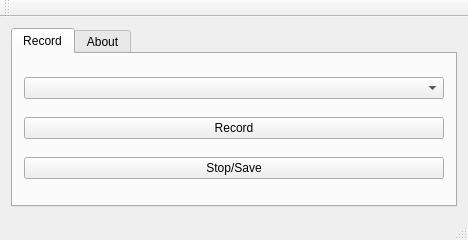
<?xml version="1.0" encoding="UTF-8"?>
<ui version="4.0">
 <class>MainWindow</class>
 <widget class="QMainWindow" name="MainWindow">
  <property name="geometry">
   <rect>
    <x>0</x>
    <y>0</y>
    <width>468</width>
    <height>240</height>
   </rect>
  </property>
  <property name="windowTitle">
   <string>AlsaMidiRec</string>
  </property>
  <widget class="QWidget" name="centralWidget">
   <layout class="QGridLayout" name="gridLayout">
    <item row="0" column="0">
     <widget class="QTabWidget" name="tabWidget">
      <property name="currentIndex">
       <number>0</number>
      </property>
      <widget class="QWidget" name="tab">
       <attribute name="title">
        <string>Record</string>
       </attribute>
       <layout class="QGridLayout" name="gridLayout_2">
        <item row="0" column="0">
         <widget class="QComboBox" name="comboBoxClients"/>
        </item>
        <item row="1" column="0">
         <widget class="QPushButton" name="pushButtonRec">
          <property name="text">
           <string>Record</string>
          </property>
         </widget>
        </item>
        <item row="2" column="0">
         <widget class="QPushButton" name="pushButtonStop">
          <property name="text">
           <string>Stop/Save</string>
          </property>
         </widget>
        </item>
       </layout>
      </widget>
      <widget class="QWidget" name="tab_2">
       <attribute name="title">
        <string>About</string>
       </attribute>
       <layout class="QGridLayout" name="gridLayout_3">
        <item row="0" column="0">
         <widget class="QPlainTextEdit" name="plainTextEdit">
          <property name="plainText">
           <string>AlsaMidiRec is a GUI for arecordmidi.c (with midi input selection menu) for 'point-and-shoot' midi recording tasks on Linux systems with Alsa, but without the need of a DAW or Jack Audio Connection Kit. 

AlsaMidiRec requires alsa-utils (including arecordmidi) installed on the system (for debug: libasound2 and libasound2-dev). The midi files of the selected midi input will be saved with date and time in the folder of AlsaMidiRec. 

AlsaMidiRec: Copyright (c) 2016 A. Klumpp

arecordmidi.c:  Copyright (c) 2004-2005 Clemens Ladisch &lt;clemens@ladisch.de&gt;

 *  This program is free software; you can redistribute it and/or modify
 *  it under the terms of the GNU General Public License as published by
 *  the Free Software Foundation; either version 2 of the License, or
 *  (at your option) any later version.
 *
 *  This program is distributed in the hope that it will be useful,
 *  but WITHOUT ANY WARRANTY; without even the implied warranty of
 *  MERCHANTABILITY or FITNESS FOR A PARTICULAR PURPOSE.  See the
 *  GNU General Public License for more details.
 *
 *  You should have received a copy of the GNU General Public License
 *  along with this program; if not, write to the Free Software
 *  Foundation, Inc., 59 Temple Place, Suite 330, Boston, MA  02111-1307 USA
 *</string>
          </property>
         </widget>
        </item>
       </layout>
      </widget>
     </widget>
    </item>
   </layout>
  </widget>
  <widget class="QToolBar" name="mainToolBar">
   <attribute name="toolBarArea">
    <enum>TopToolBarArea</enum>
   </attribute>
   <attribute name="toolBarBreak">
    <bool>false</bool>
   </attribute>
  </widget>
  <widget class="QStatusBar" name="statusBar"/>
 </widget>
 <layoutdefault spacing="6" margin="11"/>
 <resources/>
 <connections>
  <connection>
   <sender>pushButtonRec</sender>
   <signal>pressed()</signal>
   <receiver>MainWindow</receiver>
   <slot>slotrec()</slot>
   <hints>
    <hint type="sourcelabel">
     <x>135</x>
     <y>115</y>
    </hint>
    <hint type="destinationlabel">
     <x>233</x>
     <y>194</y>
    </hint>
   </hints>
  </connection>
  <connection>
   <sender>pushButtonStop</sender>
   <signal>pressed()</signal>
   <receiver>MainWindow</receiver>
   <slot>slotstop()</slot>
   <hints>
    <hint type="sourcelabel">
     <x>135</x>
     <y>165</y>
    </hint>
    <hint type="destinationlabel">
     <x>233</x>
     <y>194</y>
    </hint>
   </hints>
  </connection>
 </connections>
 <slots>
  <slot>slotrec()</slot>
  <slot>slotstop()</slot>
 </slots>
</ui>
